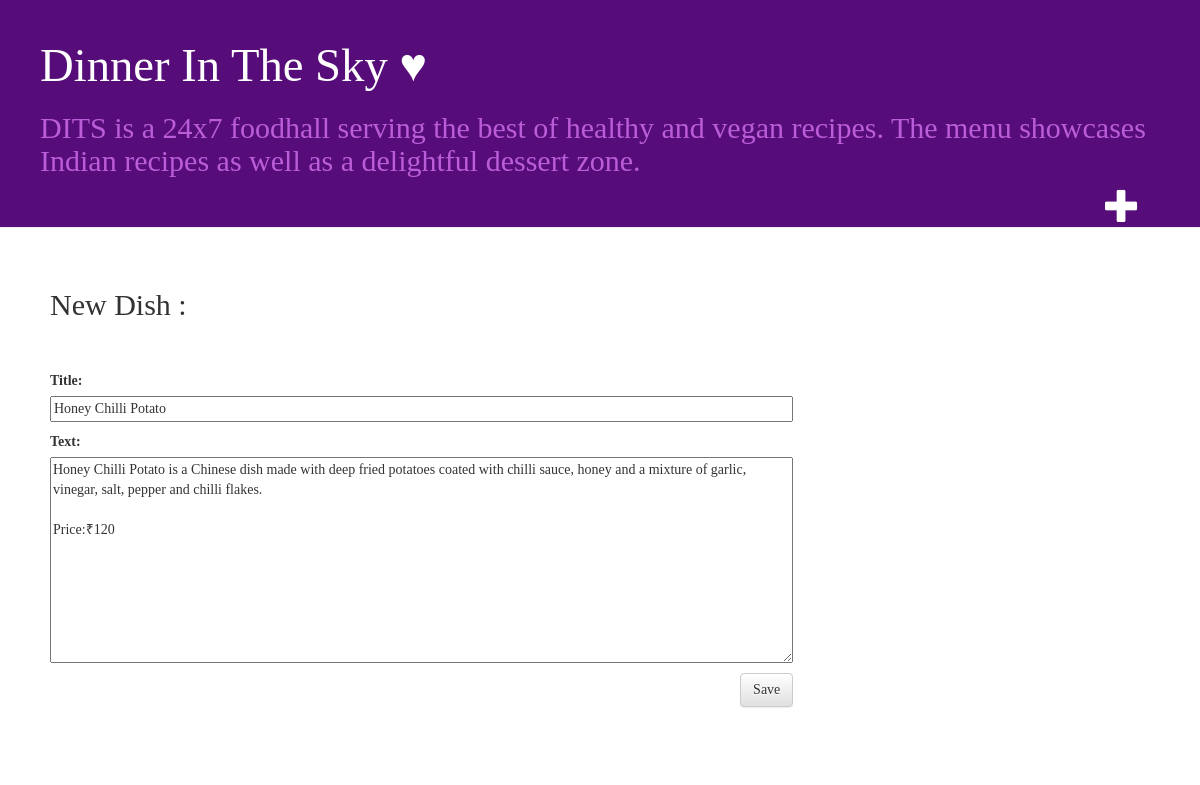
/post/2/edit/, run on the app's committed database.
### blog/models.py (models this page shows, shortened)
class Post(models.Model):
    author = models.ForeignKey(settings.AUTH_USER_MODEL, on_delete=models.CASCADE)
    title = models.CharField(max_length=200)
    text = models.TextField()
    created_date = models.DateTimeField(default=timezone.now)
    published_date = models.DateTimeField(blank=True, null=True)

### blog/views.py (the view)
# urls.py: path('post/<int:pk>/edit/', views.post_edit, name='post_edit'),
def post_edit(request, pk):
    post = get_object_or_404(Post, pk=pk)
    if request.method == "POST":
        form = PostForm(request.POST, instance=post)
        if form.is_valid():
            post = form.save(commit=False)
            post.author = request.user
            post.published_date = timezone.now()
            post.save()
            return redirect('post_detail', pk=post.pk)
    else:
        form = PostForm(instance=post)
    return render(request, 'blog/post_edit.html', {'form': form})

### blog/forms.py
class PostForm(forms.ModelForm):
    class Meta:
        model = Post
        fields = ('title','text')

### blog/templates/blog/post_edit.html
{% extends 'blog/base.html' %}
{% block content %}
<h2>New Dish :</h2>
<br>
<br>
<form method="POST" class="post-form">{% csrf_token %}
    {{ form.as_p}}
    <button type="submit" class="save btn btn-default">Save</button>
</form>
{% endblock %}

### blog/static/css/blog.css (style rules this page uses)
body { padding-left: 0px; font-family: 'Lobster'; }
h1, h2, h3, h4 { font-family: 'Lobster'; }
.save { float: right; }
.post-form textarea, .post-form input { width: 100%; }

### data on the page
Post: title "Honey Chilli Potato", text "Honey Chilli Potato is a Chinese dish made with deep fried potatoes coated with chilli sauce, honey and a mixture of garlic, vinegar, salt, pepper and chilli flakes. Price:₹120"
